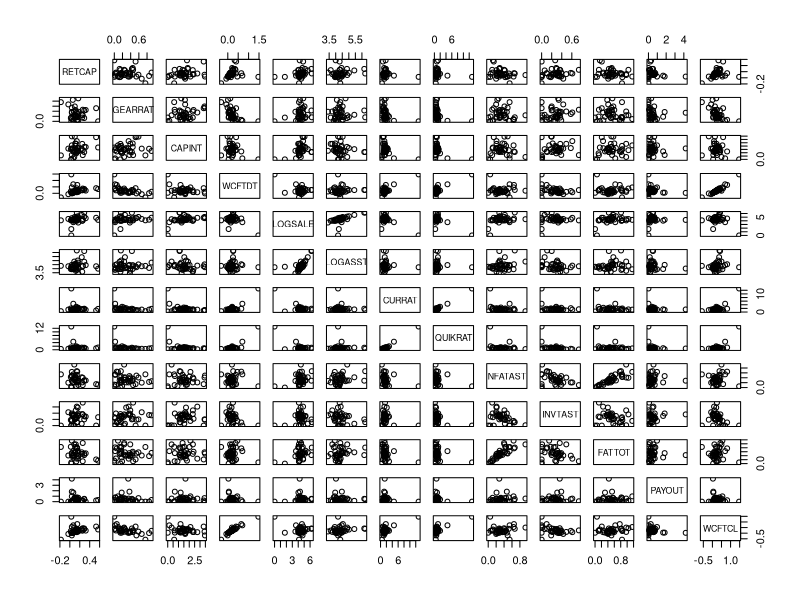
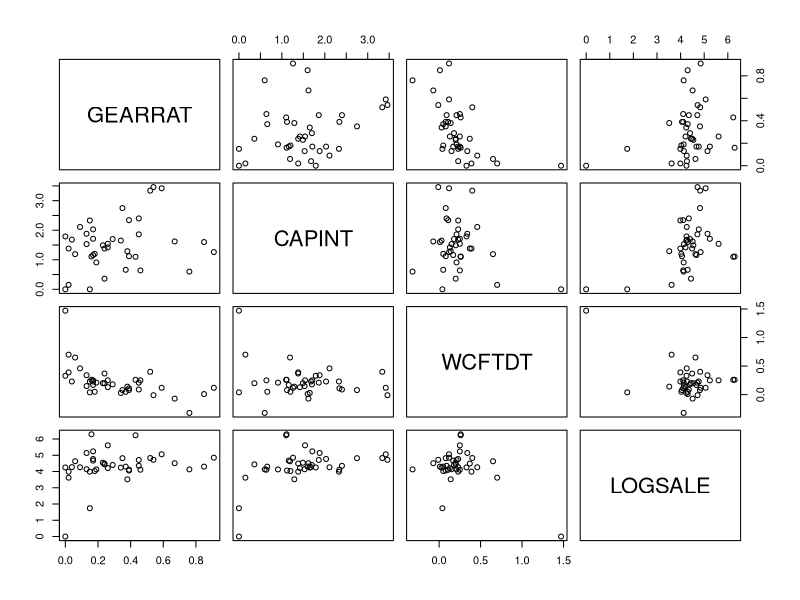
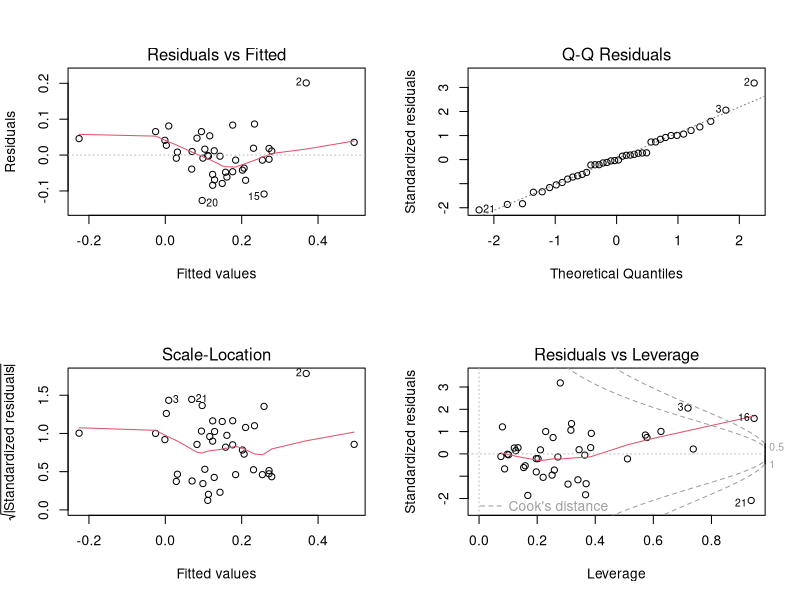
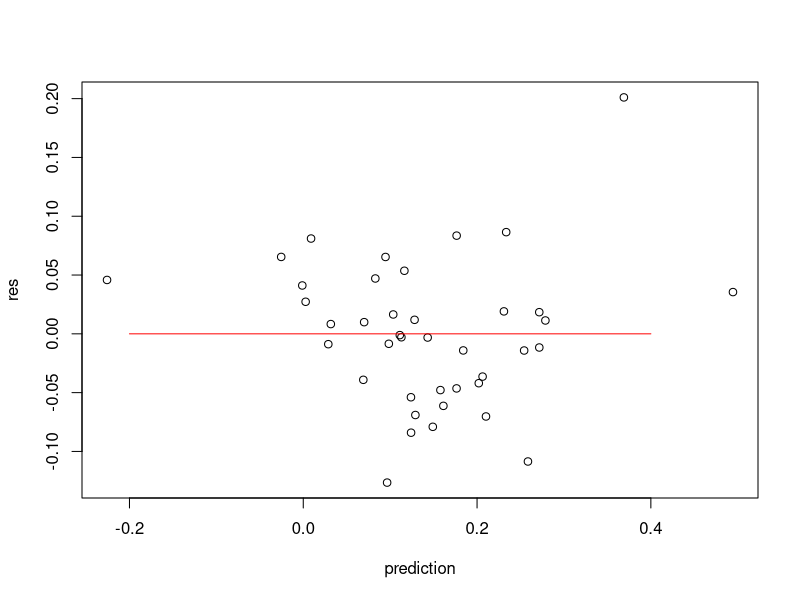
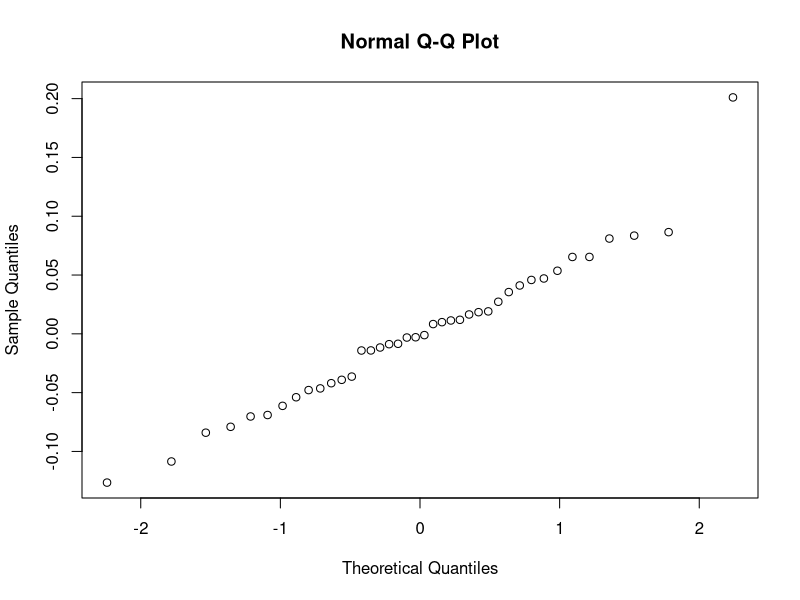

The R script that drew these images, in order:
# Question: R square smaller for 1, 2 variables alone
# Durbin Watson autocorrelation test of residual independence

# Hypothesis Testing
ukcomp = read.table('ukcomp1_r.txt', header = TRUE)
View(ukcomp)
dim(ukcomp)
ls(ukcomp)
pairs(ukcomp)

pairs(~ .,data = ukcomp[2:5])

is.data.frame(ukcomp)
cor(ukcomp)
names(ukcomp)
lm1 = lm(RETCAP ~ ., data = ukcomp)
summary(lm1)

cor.test(ukcomp$RETCAP, ukcomp$LOGSALE, method = 'spearman')

# Test for independence of residuals
# using Durbin Watson test for autocorrelation
library(car)
durbinWatsonTest(lm1, max.lag = 1)



lm2 = lm(RETCAP ~ LOGSALE + CURRAT + NFATAST, data = ukcomp)
summary(lm2)
coefficients(lm2)


prediction = predict(lm1)
prediction
s2 = sum((ukcomp$RETCAP - prediction)^2) / (length(prediction) - 13)
sqrt(s2)

# overview the residual distribution
# epsilon ~ N(0, zigma^2)
op = par(mfrow = c(2, 2))
resid(lm1)
plot(lm1)
op = par(mfrow = c(1, 1))

Y = ukcomp[, 1]
res = Y - prediction
plot(prediction, res)
lines(c(-0.2, 0.4), c(0, 0), col='red')

qqnorm(res)
# Q-Q plot - Quantile - Quantile

# if epsilon ~ the Gaussian distribution
# follow the t test and other Normal distribution test

# comput matrix multiplication A%*%B
